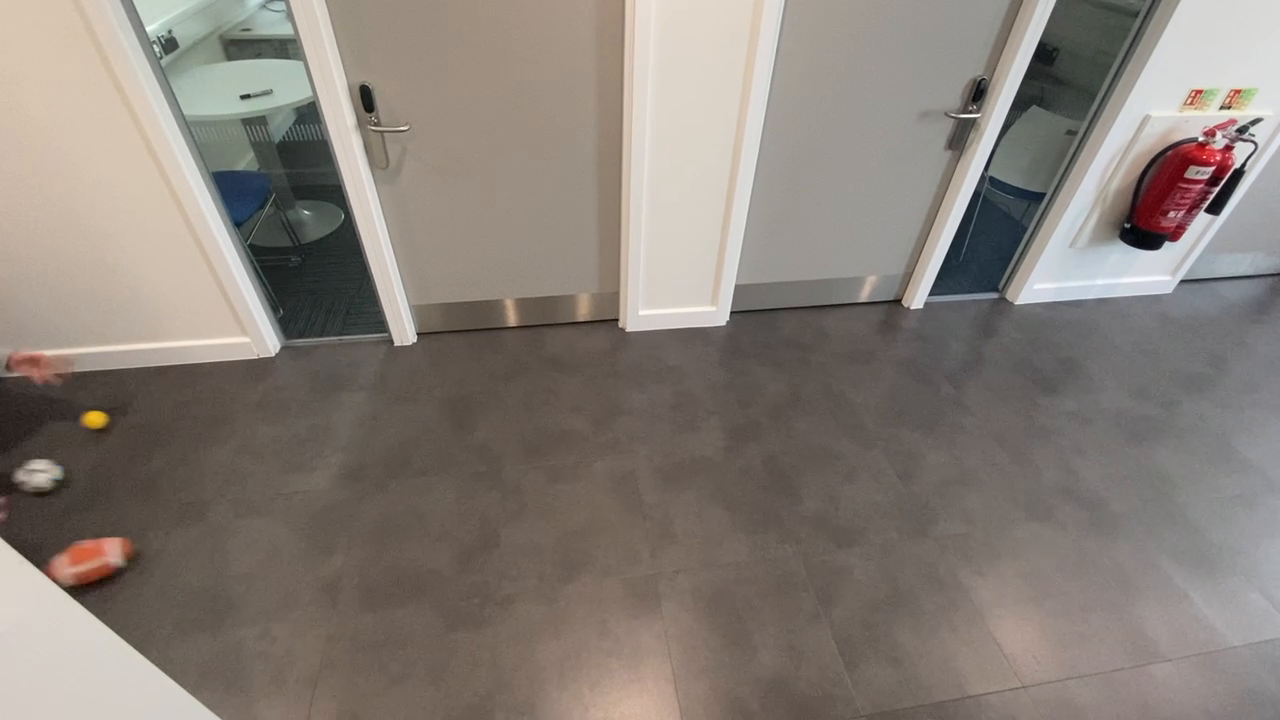
#> input picture frame-54.png, 1280 x 720 px
$ python contour_ball.py
#> lines starting #> are read from the running program, lines starting #| are printed output that depends on the picture; after the words box and inside, x2 and y2 are one past the last pixel; in counts of white or black regions, pixels touching at a corner belong together
import cv2
import numpy as np
# Load the image
input_image = cv2.imread('frame-54.png')
#> input_image is the input picture: shape (720, 1280, 3); mean B, G, R 120.5, 127.7, 136.2
def mask_image(input_image, start_point, end_point, rectangle_color=(255, 0, 0), mask_color=(0, 0, 0)):
    # Draw rectangle on the image
#> called with start_point = (0, 0), end_point = (1250, 330), rectangle_color = (255, 0, 0), mask_color = (0, 0, 0)
    image_with_rectangle = cv2.rectangle(input_image.copy(), start_point, end_point, rectangle_color, 3)

    # Create a mask with the same size as the input image
    mask = np.zeros_like(input_image)
    mask[:, :] = [255, 255, 255]  # Flip the mask color to white

    # Draw rectangle on the mask
    mask = cv2.rectangle(mask, start_point, end_point, mask_color, -1)

    # Apply the mask to the input image
    masked_image = cv2.bitwise_and(input_image, mask)

    return image_with_rectangle, masked_image
# Define the range of colors for the balls in HSV
start_point = (0, 0)
end_point = (1250, 330)
sp1 = (0, 326)
ep1 = (293, 385)
sp2 = (379, 314)
ep2 = (412, 352)
sp3 = (1244, 52)
ep3 = (1189, 297)
sp4 = (0, 538)
ep4 = (220,  719)
sp5 = (1095, 0)
ep5 = (1278,  316)
image_with_rectangles, masked_image = mask_image(input_image, start_point, end_point, (255, 0, 0))
_, masked_image = mask_image(masked_image, sp1, ep1)
_, masked_image = mask_image(masked_image, sp2, ep2)
_, masked_image = mask_image(masked_image, sp3, ep3)
#> call 4 of mask_image, with start_point = (1244, 52), end_point = (1189, 297), rectangle_color = (255, 0, 0), mask_color = (0, 0, 0)
#> in mask_image (call 4), `image_with_rectangle = cv2.rectangle(input_image.copy(), start_point, ..`:
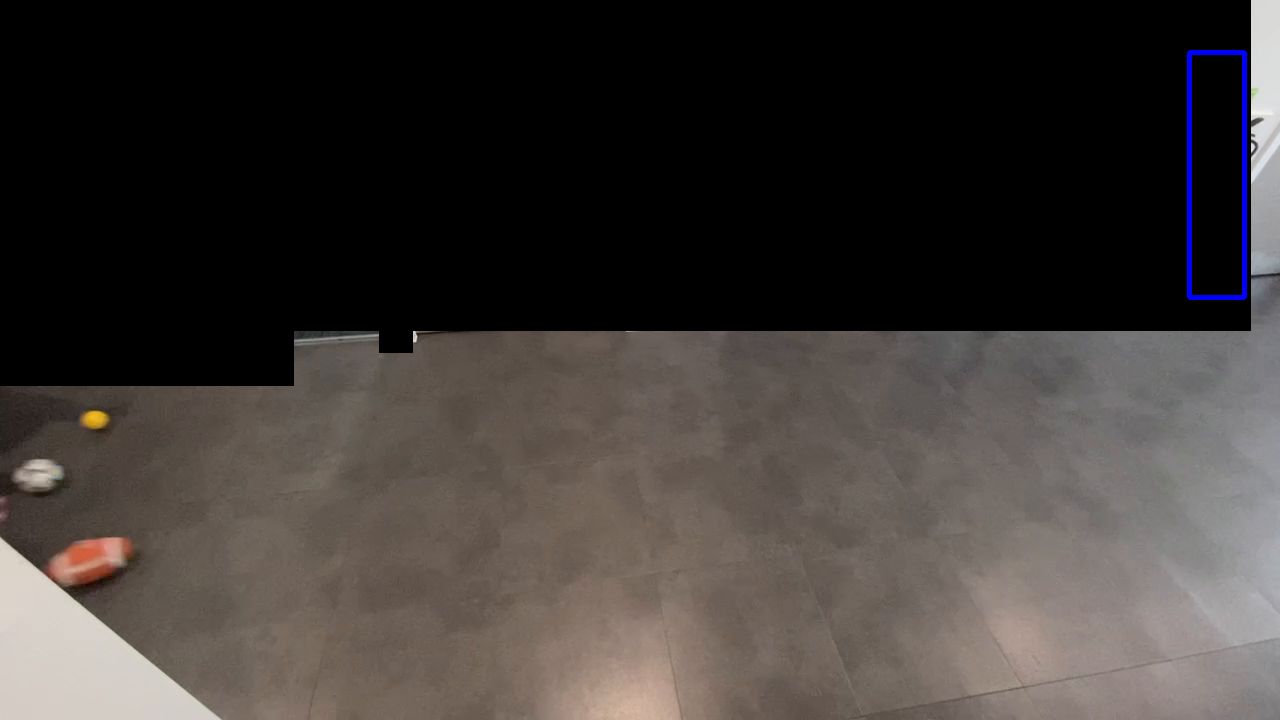
#> image_with_rectangle: shape (720, 1280, 3); mean B, G, R 54.7, 57.4, 62.7
_, masked_image = mask_image(masked_image, sp4, ep4)
_, masked_image = mask_image(masked_image, sp5, ep5)

image_hsv = cv2.cvtColor(masked_image, cv2.COLOR_BGR2HSV)
#> image_hsv: shape (720, 1280, 3); mean H, S, V 9.9, 19, 54.1

lower_white = (0, 0, 150)
upper_white = (255, 255, 255)
lower_orange = np.array([5, 100, 100])
upper_orange = np.array([15, 255, 255])
lower_yellow = (5, 100, 100)
upper_yellow = (15, 255, 255)

# Create masks for each color
mask_white = cv2.inRange(image_hsv, lower_white, upper_white)
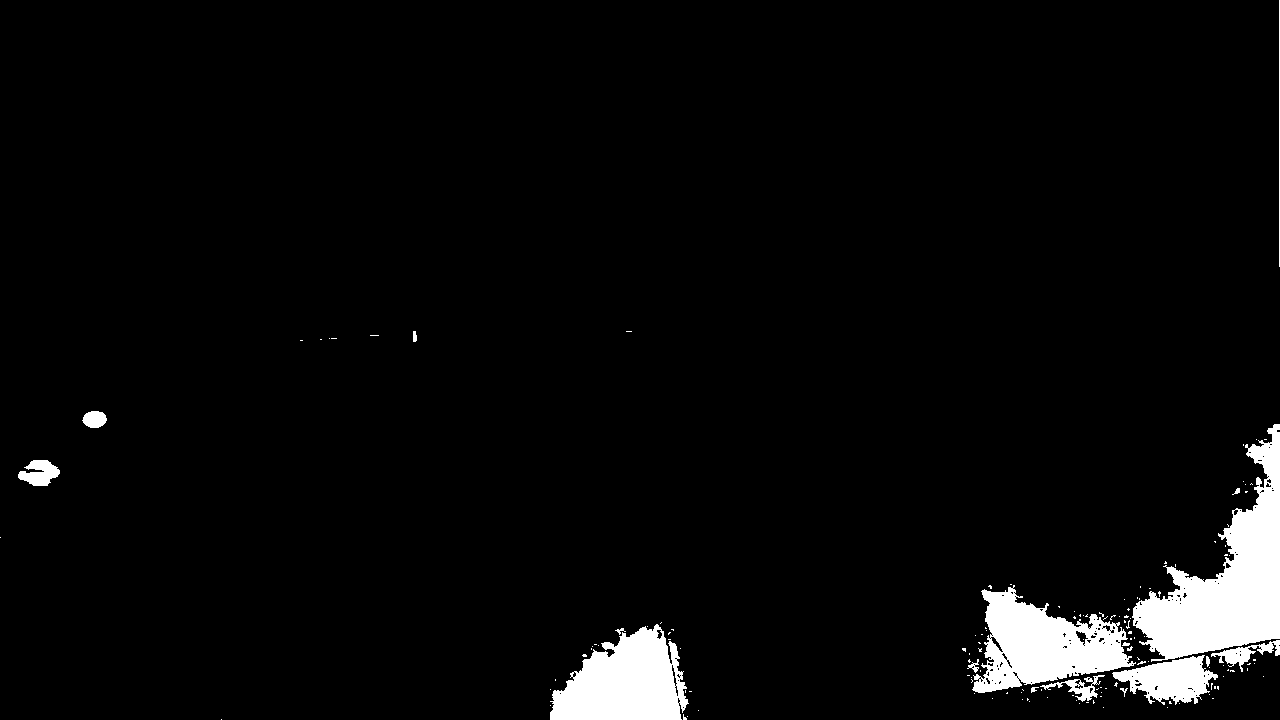
#> mask_white: shape (720, 1280); 4.2% white; 143 white regions (126 under 20 px), largest, box (x1, y1, x2, y2) and area: (1132, 424, 1280, 662) 14746, (972, 585, 1136, 693) 9353, (550, 624, 689, 720) 8909
mask_orange = cv2.inRange(image_hsv, lower_orange, upper_orange)
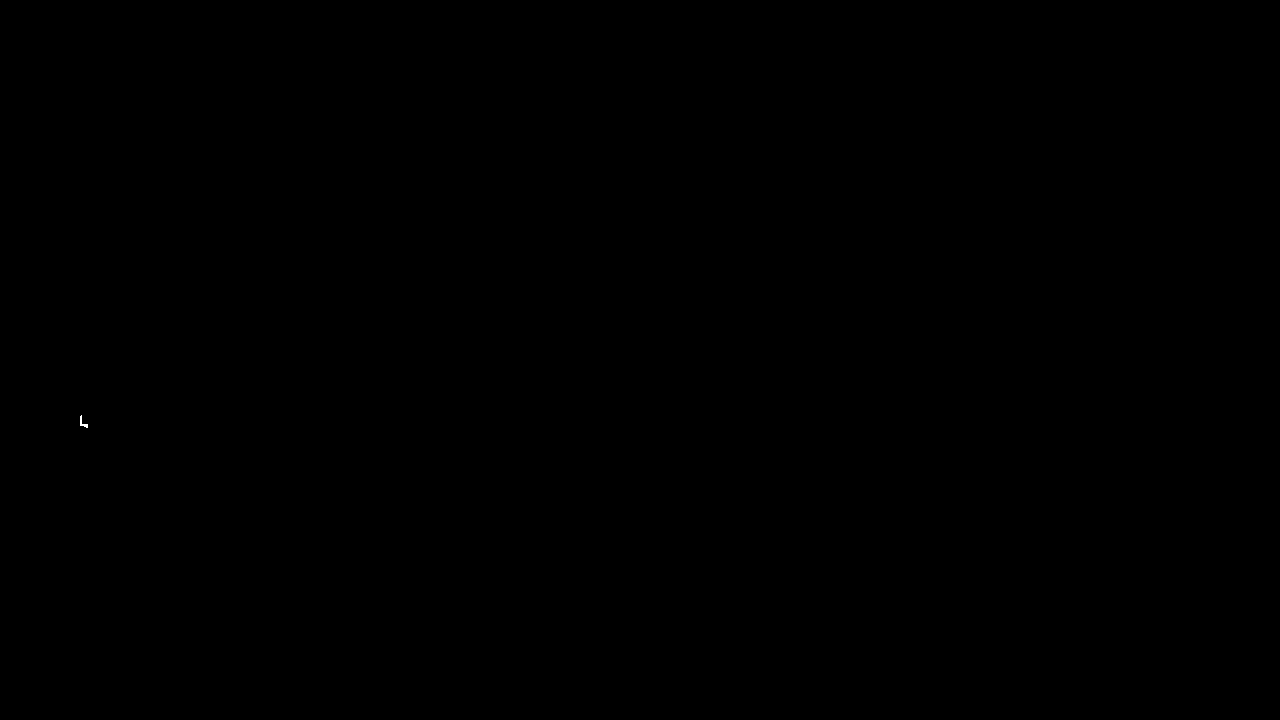
#> mask_orange: shape (720, 1280); 0% white in thin lines or dots, all inside (x1, y1, x2, y2) = (80, 415, 88, 428)
mask_yellow = cv2.inRange(image_hsv, lower_yellow, upper_yellow)

# Bitwise-OR the masks to combine them
mask = cv2.bitwise_or(mask_white, cv2.bitwise_or(mask_orange, mask_yellow))
#> mask: shape (720, 1280); 4.3% white; 143 white regions (126 under 20 px)

# Find contours in the mask
contours, _ = cv2.findContours(mask, cv2.RETR_EXTERNAL, cv2.CHAIN_APPROX_SIMPLE)
#> contours = 142 contours, 131 with area under 20; largest, box (x1, y1, x2, y2) and area: (1132, 424, 1280, 662) 14384, (972, 585, 1136, 693) 9376, (550, 624, 689, 720) 8738, (1112, 655, 1218, 705) 2792, (18, 460, 60, 486) 634

# Loop over the contours and draw a circle around each one
for contour in contours:
    (x, y), radius = cv2.minEnclosingCircle(contour)
    center = (int(x), int(y))
    radius = int(radius)
    if radius > 10 and radius<25:
        cv2.circle(masked_image, center, radius, (0, 255, 0), 2)
#> this loop made 142 passes
#> (x, y, radius) on passes 1, 2, 4, 5, 6, 7, 8, 9, 11, 12, 14, 15: (221, 719, 0), (687, 716, 0), (698, 710, 0), (1167, 707, 0), (1103, 707, 0), (550, 705, 0), (1179, 703, 0), (1079, 703, 0), (1170, 702, 1), (1029, 701, 0), (1076, 700, 0), (1022, 699, 0)
#> (contour, x, y, radius) on passes 10, 13, 16, 17, 20, 21: ([[1086, 702], [1088, 702]], 1087, 702, 1), ([[1093, 700], [1093, 703], [1094, 702], [1093, 701]], 1093, 701.5, 1), ([[1212, 698], [1213, 698]], 1212.5, 698, 0), ([[1027, 698], [1027, 700], [1028, 699]], 1027, 699, 1), ([[1100, 696], [1101, 696]], 1100.5, 696, 0), ([[1072, 695], [1073, 695]], 1072.5, 695, 0)
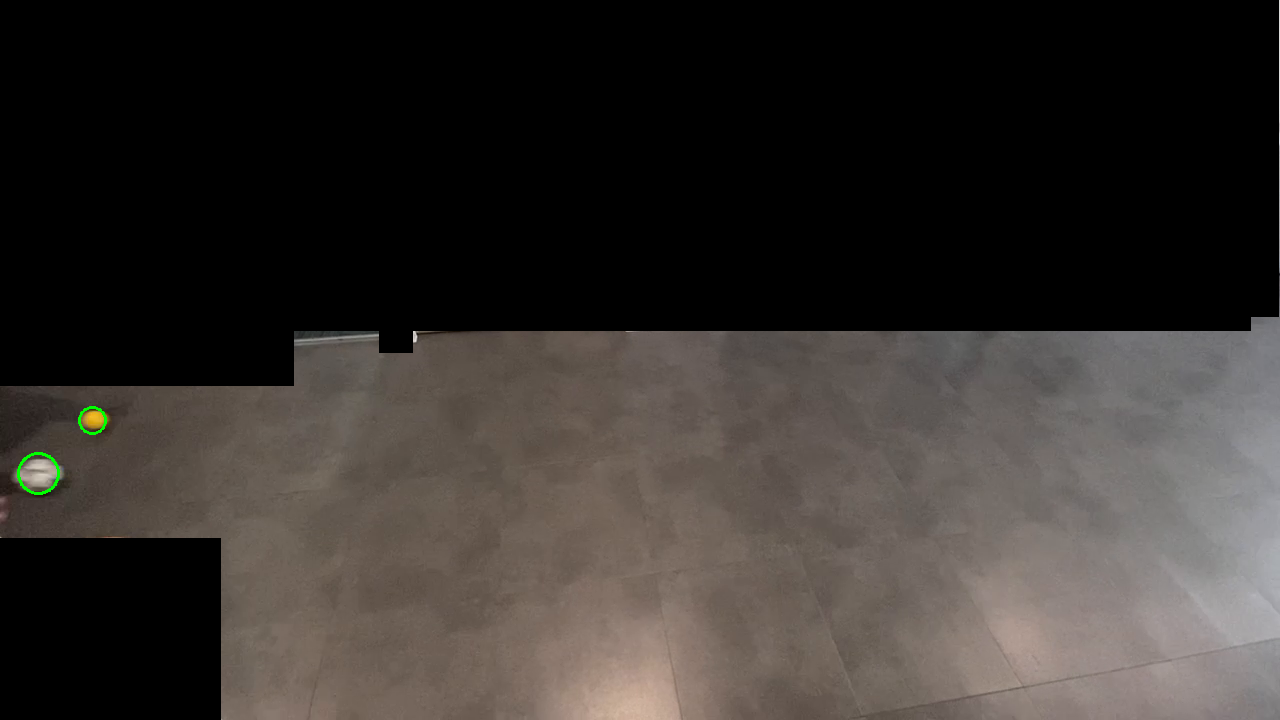
#> masked_image: shape (720, 1280, 3); mean B, G, R 46, 49.3, 53.9

# Save the output image
cv2.imwrite('output.jpg', masked_image)

$ run again, with frame-115.png copied over frame-54.png
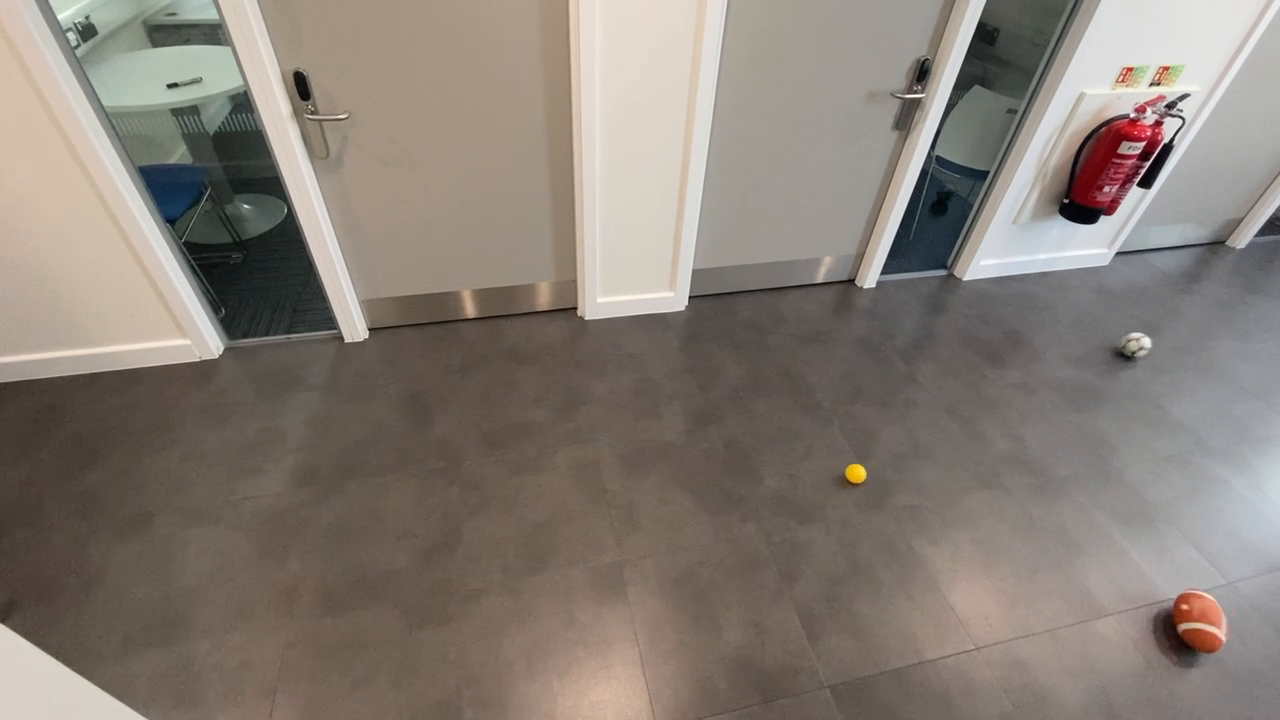
#> input picture frame-115.png, 1280 x 720 px
#> input_image is the input picture: shape (720, 1280, 3); mean B, G, R 118.2, 126.4, 135.3
#> image_hsv: shape (720, 1280, 3); mean H, S, V 10.1, 21.6, 56.8
#> `mask_white = cv2.inRange(image_hsv, lower_white, upper_white)`:
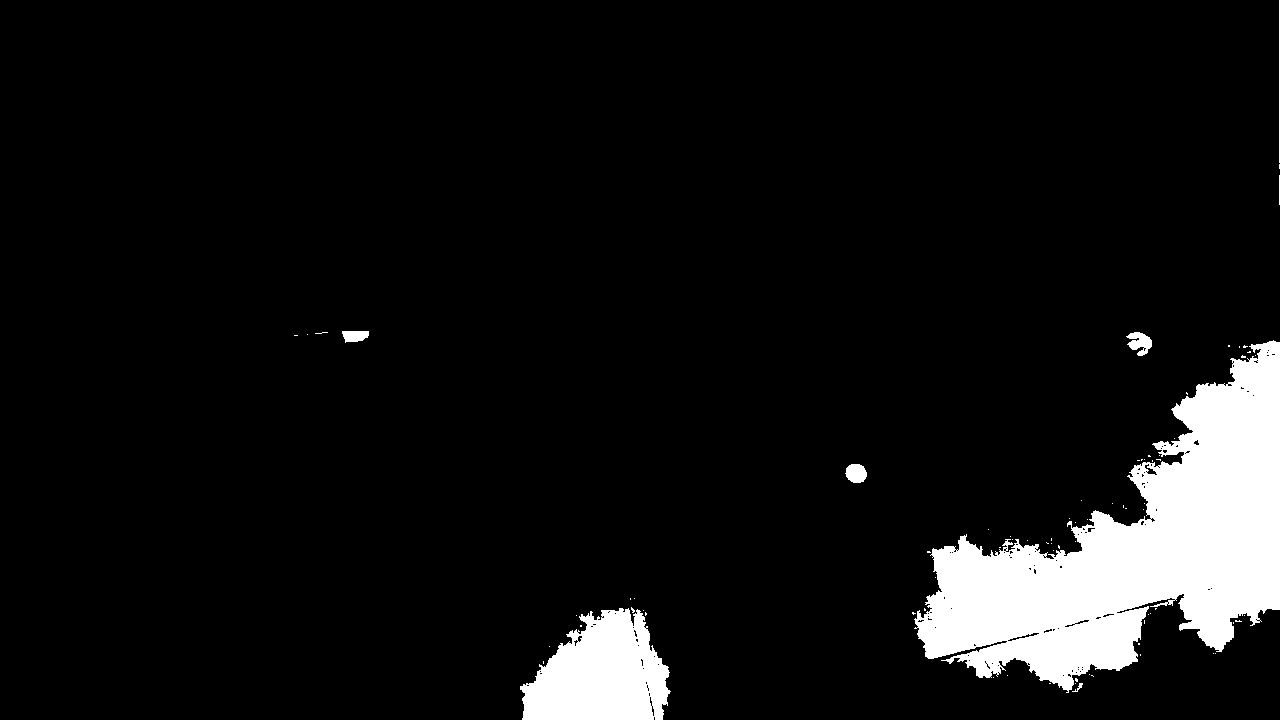
#> mask_white: shape (720, 1280); 7.8% white; 78 white regions (70 under 20 px), largest, box (x1, y1, x2, y2) and area: (914, 340, 1280, 693) 58384, (520, 608, 671, 720) 11840, (1126, 332, 1152, 356) 373
#> mask_orange: shape (720, 1280); 0.21% white; 4 white regions (2 under 20 px), largest, box (x1, y1, x2, y2) and area: (1174, 593, 1221, 628) 1232, (1180, 628, 1222, 653) 669
#> mask: shape (720, 1280); 7.8% white; 78 white regions (70 under 20 px)
#> contours = 78 contours, 73 with area under 20; largest, box (x1, y1, x2, y2) and area: (914, 340, 1280, 693) 58202, (520, 608, 671, 720) 11638, (1126, 332, 1152, 356) 325, (845, 464, 867, 484) 298, (342, 331, 369, 343) 220
#> the loop `for contour in contours:` made 78 passes
#> (x, y, radius) on passes 1, 2, 5, 7, 8, 11, 13, 19: (1077, 687, 6), (1075, 683, 0), (993, 677, 0), (1007, 675, 0), (1089, 674, 0), (1215, 653, 0), (549, 646, 0), (1244, 615, 0)
#> after the loop `for contour in contours:`:
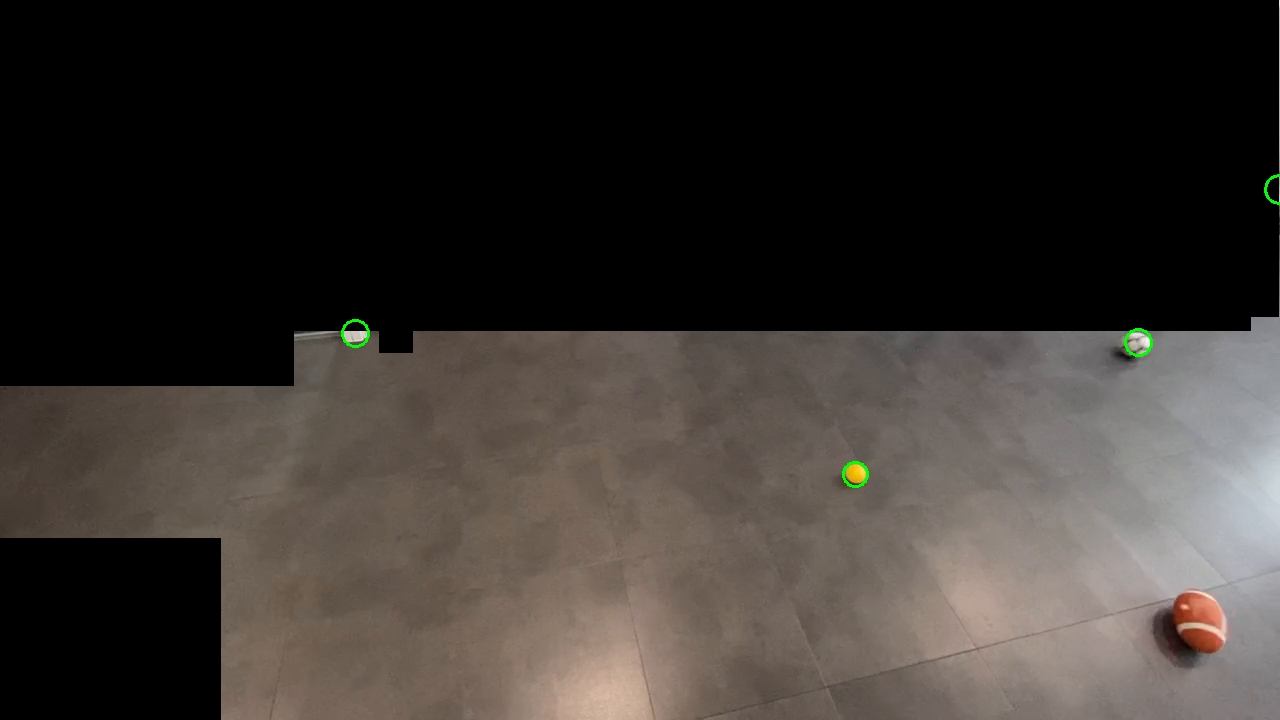
#> masked_image: shape (720, 1280, 3); mean B, G, R 47.4, 51.4, 56.5
